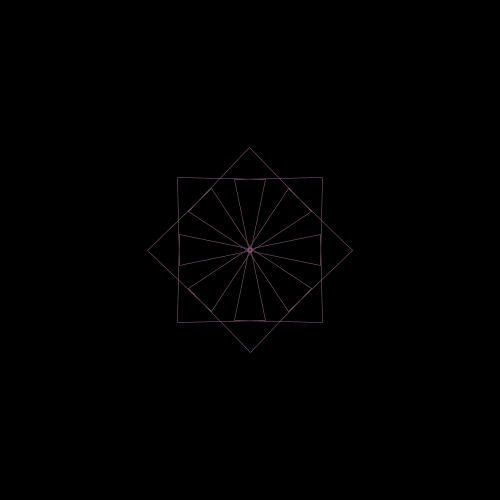
Frame 1 (no input)
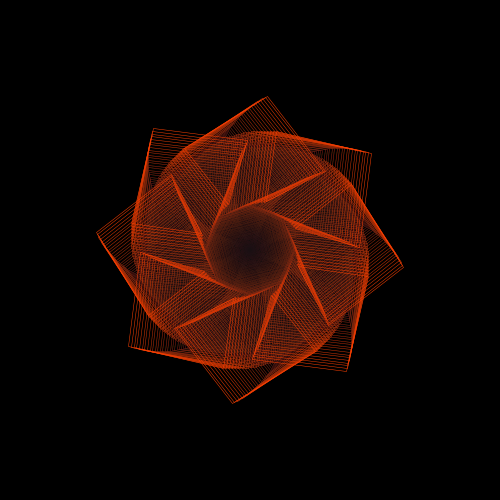
Frame 60 (the mouse pressed at the canvas centre just before this capture)
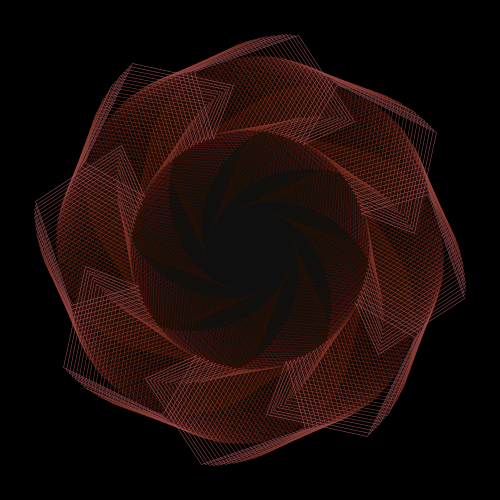
Frame 120 (the mouse held since frame 60 and released just before this capture)

The Processing sketch that drew these frames (run headless with seeded random() and noise(); from frame 60 on, the mouse is pressed at the canvas centre):

// Processing sketch: morphinSpirograph3
// ── morphinSpirograph3.pde
int nFrames = 256;
ArrayList shapes;
Phasor phasor;
Phasor phasorAmp;
float offsetX;
float offsetY;

class Phasor {
  float phase = 0.0;
  float inc;

  Phasor(float inc_) {
    inc = inc_;
  }

  Phasor(float inc_, float phase_) {
    inc = inc_;
    phase = phase_;
  }

  void update() {
    phase += inc;

    if (phase >= 1.0) {
      phase -= 1.0;
    }
  }
}

class Shapes {
  PVector v;

  Shapes() {
    v = new PVector();
  }

  void update() {
  }
}


class VertexShape extends Shapes {
  VertexShape(float x, float y) {
    v.x = x;
    v.y = y;
  }

  void update() {
    vertex(v.x + offsetX, v.y + offsetY);
  }
}

PVector getVCoordinates(PVector v, float d, float a) {
  return new PVector(v.x + d * cos(a), v.y + d * sin(a));
}

PVector getVCoordinates(float x, float y, float d, float a) {
  return new PVector(x + d * cos(a), y + d * sin(a));
}

void setup() {
  size(500, 500);
  background(0);
  smooth();
  shapes = new ArrayList();
  phasor = new Phasor(1.0 / (float) nFrames);
  phasorAmp = new Phasor(1.0 / (float) nFrames, 0.5);

  int nShapes = 32; 
  for (int i = 0; i < nShapes; i++) {
    PVector v = getVCoordinates(width * 0.5, height * 0.5, width * 0.105, (float) i / (float) nShapes * TWO_PI * 9);
    shapes.add(new VertexShape(v.x, v.y));
  }
}

void draw() {
  // Fade last frame
  noStroke();
  fill(0, 8);
  rect(0, 0, width, height);

  int lsSize = shapes.size();

  stroke(lerpColor(color(32, 128, 255), color(255, 64, 0), (sin(phasor.phase * TWO_PI) + 1.0) / 2.0));
  strokeWeight(0.5);
  noFill();
  beginShape();
  float amp = 120.0 * ((cos(phasorAmp.phase * TWO_PI) + 1.0) / 2.0) + 50;
  for (int i = 0; i < lsSize; i++) {
    PVector v = getVCoordinates(0, 0, amp, ((float) i / (float) lsSize + phasor.phase) * TWO_PI);
    offsetX = v.x;
    offsetY = v.y;   
    Shapes thisShape = (Shapes) shapes.get(i);
    thisShape.update();
  }
  endShape(CLOSE);

  phasor.update();
  phasorAmp.update();
}
